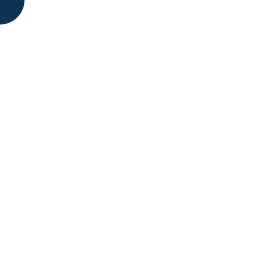
Frame 1 (no input)
Frame 60 (the mouse pressed at the canvas centre just before this capture): identical to frame 1, image omitted
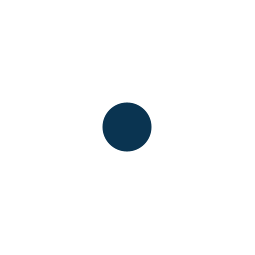
Frame 120 (the mouse held since frame 60 and released just before this capture)

The Processing sketch that drew these frames (run headless with seeded random() and noise(); from frame 60 on, the mouse is pressed at the canvas centre):

// Processing sketch: Snakes2
// ── Snakes2.pde
//declare new snake object
Snake hissy;

void setup() {
  size(255, 255);

  hissy = new Snake();
}

void draw() {
  background(255);
  
  hissy.tail();
  hissy.display();
}

// ── Snake.pde
class Snake {

  //declare arrays for x and y positions 
  int[] xpos = new int[50];
  int[] ypos = new int[50];
  int i;

  Snake() {
    //initialize all array elements at 0
    xpos[i] = 0;
    ypos[i] = 0;
  }

  void tail() {
    //store last mouse position in array
    //set new xpos and ypos to last mouse position
    xpos[xpos.length - 1] = mouseX;
    ypos[ypos.length - 1] = mouseY;

    //shift array values over 1
    //stop at next to last element 
    for (int i = 0; i < xpos.length - 1; i++) {
      xpos[i] = xpos[i + 1];
      ypos[i] = ypos[i + 1];
    }
  }

  void display() {
    for (int i = 0; i < xpos.length; i++) {
      noStroke();
      fill(255 - i*5, 150 - i*2, 60 - i+70);
      ellipse(xpos[i], ypos[i], i, i);
    }
  }
}
